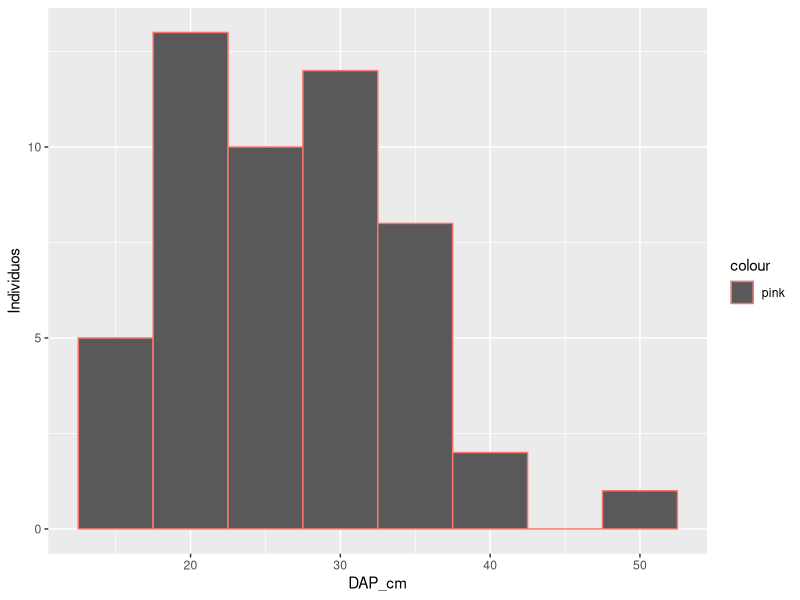
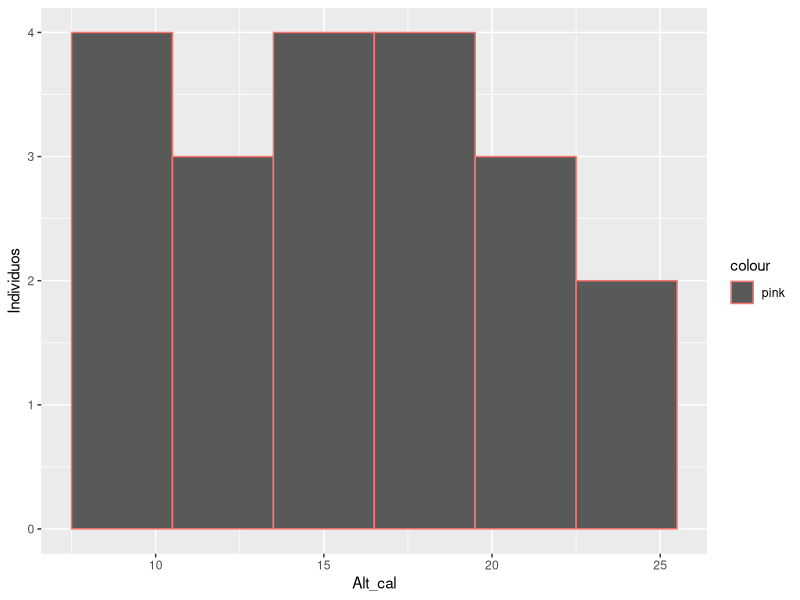
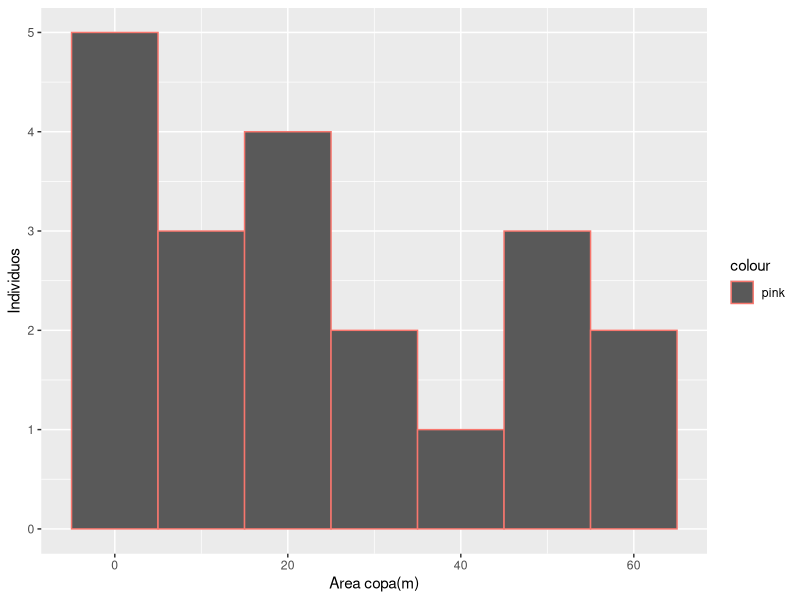
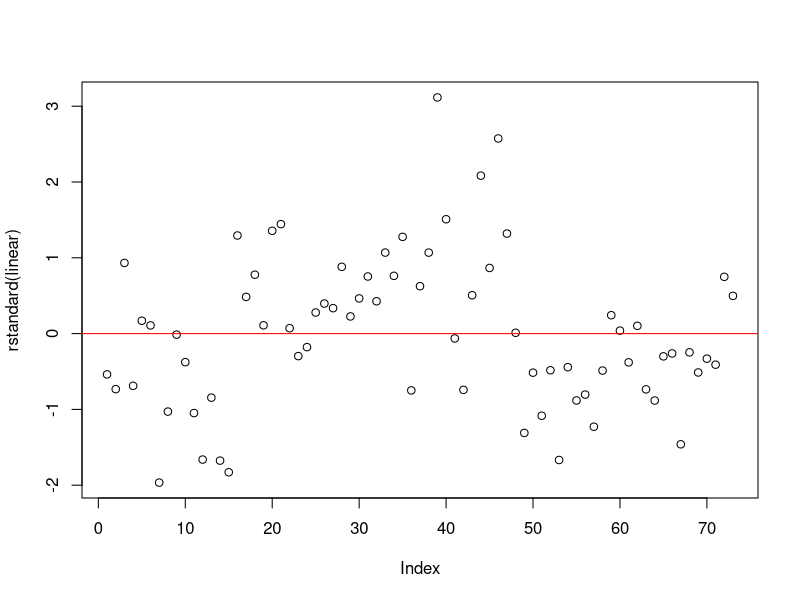
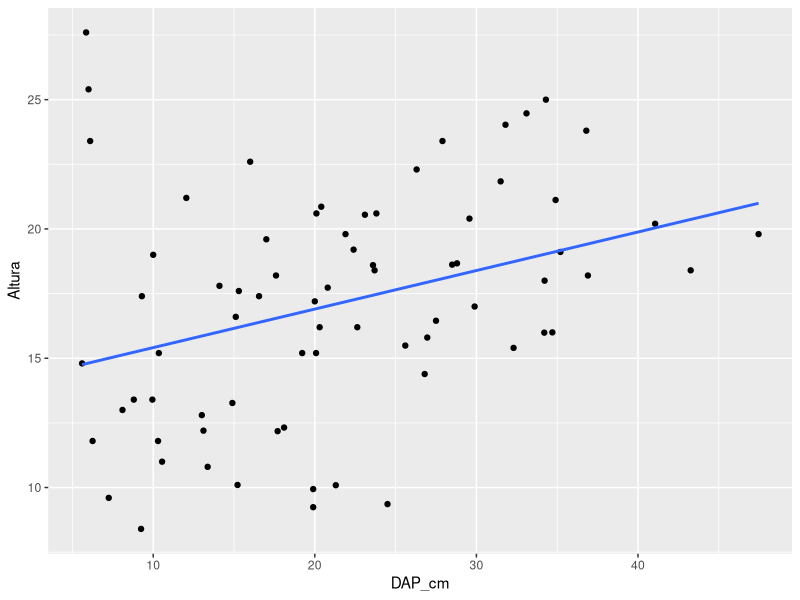

Recreate these plots in R, in order. (Note: this script raises an error after producing the figures.)
## ---- chunk 1
knitr::opts_chunk$set(echo = FALSE, 
                      warning = FALSE, 
                      message = FALSE)

library(tidyverse)
library(ggplot2)
library(readxl)
## ---- chunk 2
data<- read.csv2("Salida1.csv")

data<- data %>% mutate(Parcela = as.factor(Parcela),
                       Subparcela = as.factor(Subparcela)) %>% select(-c(X.))


data<- data %>% group_by(Parcela) %>% mutate(`Area ind(m)`= (pi/4)*(DAP_cm/100)^2, 
                                             Dap_f_cm = (d1+d2)/2, 
                                             `Area copa(m)` = (pi/4)*(D_copa)^2) %>% 
  mutate(`Error DAP`= ((abs(Dap_f_cm - DAP_cm))/ DAP_cm)*100, 
         `Error alt` = ((abs(Alt_med - Alt_cal))/ Alt_cal)*100) 

data1<- data %>% rename(DAP_obs= DAP_cm, DAP_est= Dap_f_cm, 
                Alt_obs= Alt_cal, Alt_est= Alt_med) %>% select(DAP_obs, DAP_est, Alt_obs, Alt_est,
                                                                       `Error DAP`, `Error alt`) %>% 
  filter(DAP_est != "NA")
data1

data1 %>% group_by(Parcela)%>% summarise(DAP_obs= mean(DAP_obs), DAP_est= mean(DAP_obs), Alt_obs= mean(Alt_obs), Alt_est= mean(Alt_est), `Error DAP`= mean(`Error DAP`), `Error alt`= mean(`Error alt`))

## ---- chunk 3
data %>% group_by(Subparcela) %>% 
  summarise(a= sum(`Area ind(m)`), 
            Dcm= sqrt(mean(DAP_cm^2)),
            Area_copa_p= sum(`Area copa(m)`)/length(Subparcela), 
            Altura_p= sum(Alt_cal)/length(Subparcela)) %>% 
  mutate(`Area basal`= a*10000/100) %>% 
  select(c(Subparcela, Dcm, `Area basal`, Area_copa_p, 
           Altura_p)) %>% slice(-c(1))

data %>% group_by(Parcela) %>% 
  summarise(a= sum(`Area ind(m)`), N_ind= length(Parcela),
            Dcm= sqrt(mean(DAP_cm^2))) %>% 
  mutate(`Area basal`= a*10000/250) %>% 
  select(c(Parcela, Dcm, `Area basal`))


## ---- chunk 4

ggplot(data, mapping = aes(x= DAP_cm, col= "pink")) +
  geom_histogram(binwidth = 5, bins = 7) + labs(y= "Individuos")

## ---- chunk 5
data1<- data %>% filter(Alt_cal != "NA")

ggplot(data, mapping = aes(x= Alt_cal, col= "pink")) +
  geom_histogram(binwidth = 3, bins = 5) + labs(y= "Individuos")

## ---- chunk 6
ggplot(data, mapping = aes(x= `Area copa(m)`, col= "pink")) +
  geom_histogram(binwidth = 10, bins = 7) + labs(y= "Individuos")
## ---- chunk 7
data1<- read_xlsx("datoscampo.xlsx")
data2<- read_xlsx("Libro1_datos_daso_g3.xlsx")
data3<- read_xlsx("SantaElena.xlsx")

data1<- data1 %>% mutate(`Area copa(m)`= (pi/4)*((D1_DC_m+D2_DC_m)/2)^2) %>% 
  rename(Altura= Altura_Laser, DAP_cm= DAP_cm_D) %>% select(Parcela, DAP_cm, Altura, 
                                                            `Area copa(m)`) %>% 
  filter(Altura != "NA")

data2<- data2 %>% mutate(Parcela= as.factor(Parcela), Subparcela= as.factor(Subparcela)) %>%  
  mutate(DAP_cm= (F1+F2)/2, `Area copa(m)`= (pi/4)*((D1+D2)/2)^2) %>% 
  rename(Altura= Hipsometro) %>% 
  group_by(Subparcela) %>% mutate(Parcela= if_else(Parcela == "1", "7", "8")) %>% 
  select(Parcela, DAP_cm, Altura, `Area copa(m)`) %>% filter(Altura != "NA")

data2<- data2[,-1]

data3<- data3 %>% mutate(Parcela= as.factor(Parcela), dc_1_m= as.numeric(dc_1_m), 
                         dc_2_m= as.numeric(dc_2_m)) %>%
  mutate(`Area copa(m)`= (pi/4)*((dc_1_m+dc_2_m)/2)^2) %>% 
  rename(Altura= H_total, parcela= Parcela) %>% group_by(parcela) %>% 
  mutate(Parcela= if_else(parcela == "P1", "9", if_else(parcela == "P2", "10", "11"))) %>% 
  filter(Altura != "NA") %>% select(Parcela, DAP_cm, Altura, `Area copa(m)`)

data3<- data3[,-1]

data<- data %>% rename(Altura= Alt_cal) %>% select(Parcela, DAP_cm, Altura, `Area copa(m)`) %>% 
  filter(Altura != "NA")

data1<- as.tibble(data1)
data2<- as.tibble(data2)
data3<- as.tibble(data3)
data<- as.tibble(data)

data1$Parcela<- as.factor(data1$Parcela)

datos<- rbind(data, data1, data2, data3)

datos<- datos %>% mutate(DAP_cm= as.numeric(DAP_cm), 
                         Altura= as.numeric(Altura))
## ---- chunk 8
linear<- lm(Altura ~ DAP_cm, data= datos)
broom::tidy(linear)
broom::glance(linear)

shapiro.test(resid(linear))
plot(rstandard(linear))
abline(0,0, col= "red")

library(lmtest)
bptest(linear)


ggplot(datos , mapping = aes(x= DAP_cm, y= Altura)) +
  geom_point() +
  geom_smooth(broom::augment(linear), mapping = aes(x= DAP_cm, y= .fitted))
## ---- chunk 9
nlinear<- lm(log(Altura) ~ log(DAP_cm), data= datos)
broom::tidy(nlinear)

ggplot(datos, mapping = aes(x= DAP_cm, y= Altura)) +
  geom_point() + 
  geom_smooth(broom::augment(nlinear), mapping = aes(x= exp(log.DAP_cm.), 
                                                     y= exp(((anova(nlinear)$"Mean Sq"[2])/2)+2.3479291+0.1552072*log.DAP_cm.)))

prueba<- broom::augment(nlinear)

prueba<- prueba %>% mutate(fitted=  exp(((anova(nlinear)$"Mean Sq"[2])/2)+2.3479291+0.1552072*log.DAP_cm.))%>% 
  mutate(resid= exp(log.DAP_cm.)-fitted)

RSE <- sqrt(sum(prueba$resid^2, na.rm = TRUE)/summary(nlinear)$df[2])
RSE

summary(linear)$"sigma"

#n<- nls(Altura ~ a*DAP_cm^b, start = list(a= 2.3479291, b= 0.1552072), data = datos)

#broom::glance(n)

#ggplot(datos, mapping = aes(x= DAP_cm, y= Altura)) +
  #geom_point() +
  #geom_smooth(broom::augment(n), mapping = aes(x= DAP_cm, 
                                               #y= .fitted))
## ---- chunk 10
linear<- lm(`Area copa(m)` ~ DAP_cm , data= datos)
broom::tidy(linear)
broom::glance(linear)

shapiro.test(resid(linear))
plot(rstandard(linear))
abline(0,0, col= "red")



ggplot(datos , mapping = aes(x= DAP_cm, y= `Area copa(m)`)) +
  geom_point() +
  geom_smooth(broom::augment(linear), mapping = aes(x= DAP_cm, y= .fitted))
